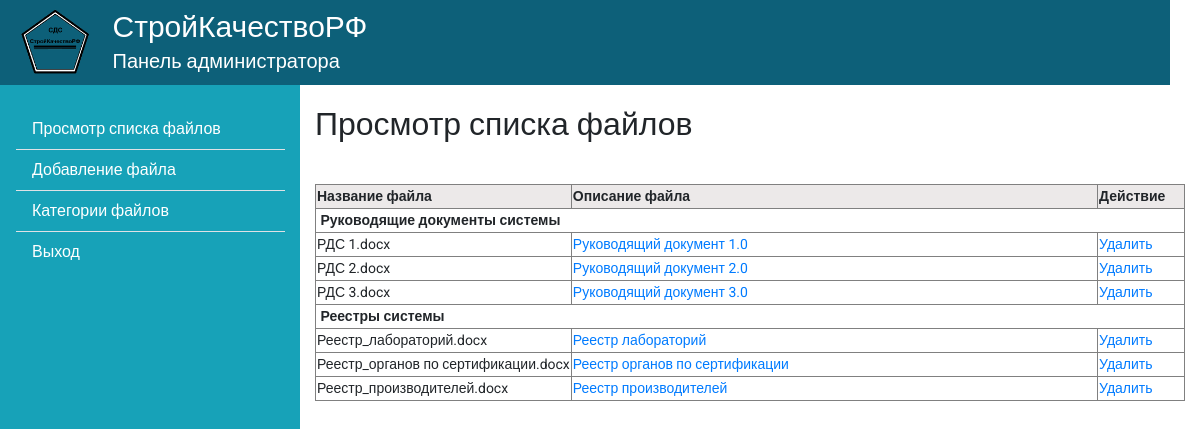
The app's page /admin/admin.index.php?id=filelist (signed in) with its own data.
### tables this page shows
CREATE TABLE file_store(
                id INTEGER PRIMARY KEY AUTOINCREMENT,
                file_name CHAR,
                file_description TEXT,
                category_id INTEGER,
                date_of_attach INTEGER
                );

### admin/inc/routingHeaders.inc.php (called while the page is built, shortened)
<?php
$id = strtolower(strip_tags(trim($_GET['id'])));
switch ($id){
    case 'filelist': $contentHeader = 'Просмотр списка файлов'; break;
}

### admin/inc/FileDB.class.php (called while the page is built, shortened)
<?php
class FileDB {
	private $_db = null;
	function __construct ($db_path=self::DB_NAME){
        $this->_db = new SQLite3($db_path);
    }
    private function db2Arr_files ($data){
        $arr = [];
        while ($row = $data->fetchArray(SQLITE3_ASSOC)) {
            $arr[$row['category_name']][] = $row;
        }
        return $arr;
    }
    function getFiles(){
        $sql = "SELECT * FROM category LEFT JOIN file_store ON file_store.category_id=category.id ORDER BY file_store.category_id" ;
        $res = $this->_db->query($sql);
        return $this->db2Arr_files($res);
    }
}

### admin/inc/fileList.view.php (the view)
<pre>
<?php
$file_list = $files->getFiles();
function putInTable($file_list, $file_upload_path)
{
    foreach ($file_list as $category => $category_value) {
        echo "<tr><td colspan='3'> <b>$category</b>", $category_value[0]['id'] == null ? " - файлы не найдены" : " ","</td></tr>";
        if ($category_value[0]["id"] !== null)
            foreach ($file_list[$category] as $v) {
                echo "<tr>";
                echo "<td>{$v['file_name']}</td>";
                echo "<td><a href='$file_upload_path{$v['file_name']}' >{$v['file_description']}</a> $p1</td>";
                echo "<td><a href='{$_SERVER['REQUEST_URI']}&id_del_file={$v['id']}'>Удалить</a></td>";
                echo "</tr>";
            }
    }
}
?>
<table>
    <tr>
        <th>Название файла</th>
        <th>Описание файла</th>
        <th>Действие</th>
    </tr>
    <?putInTable ($file_list, FileDB::FILE_UPLOAD_PATH)?>
</table>

### admin/admin.index.php (shortened to what this page needs)
<?
require_once 'inc/FileDB.class.php';
include 'inc/routingHeaders.inc.php';
include 'inc/routingAction.inc.php';
?>
<!doctype html>
<html lang="en">
  <head>
    <link rel="stylesheet" href="https://stackpath.bootstrapcdn.com/bootstrap/4.5.0/css/bootstrap.min.css">
    <link rel="stylesheet" href="/css/admin.min.css">
  </head>
  <body>
  <div class="container-fluid">
    <header class="row subheader">
      <div class="col-lg-1 col-sm-2">
          <a href="/index.php"><img class="subheader_logo" src="/icons/logo.png" alt="logo"></a>
      </div>
      <div class="col my-auto">
          <div class="subheader_logo_text">СтройКачествоРФ <h1>Панель администратора</h1></div>
      </div>
    </header>
    <div class="row">
      <nav class="nav flex-column col-lg-3 col-sm-4 bg-info pt-4 pl-3">
      <a class="nav-link text-white border-bottom" href="admin.index.php?id=filelist">Просмотр списка файлов</a>
      <a class="nav-link text-white border-bottom" href="admin.index.php?id=fileadd">Добавление файла</a>
      <a class="nav-link text-white border-bottom" href="admin.index.php?id=categoryadd">Категории файлов</a>
      <a class="nav-link text-white" href="admin.index.php?id=logout">Выход</a>
      </nav>
      <main class="col">
        <h2><?=$contentHeader?></h2>
        <? include 'inc/routingContent.inc.php' ?>
      </main>
    </div>
  </div>
  </body>
</html>

### admin/inc/routingContent.inc.php (shortened to what this page needs)
<?php
switch ($id){
    case 'filelist': include 'inc/fileList.view.php'; break;
}

### records on screen
file_store: file_name "РДС 1.docx", file_description "Руководящий документ 1.0"
file_store: file_name "РДС 2.docx", file_description "Руководящий документ 2.0"
file_store: file_name "РДС 3.docx", file_description "Руководящий документ 3.0"
file_store: file_name "Реестр_лабораторий.docx", file_description "Реестр лабораторий"
file_store: file_name "Реестр_органов по сертификации.docx", file_description "Реестр органов по сертификации"
file_store: file_name "Реестр_производителей.docx", file_description "Реестр производителей"

### other values on screen
$contentHeader "Просмотр списка файлов"
$category "Руководящие документы системы"
$category "Реестры системы"
